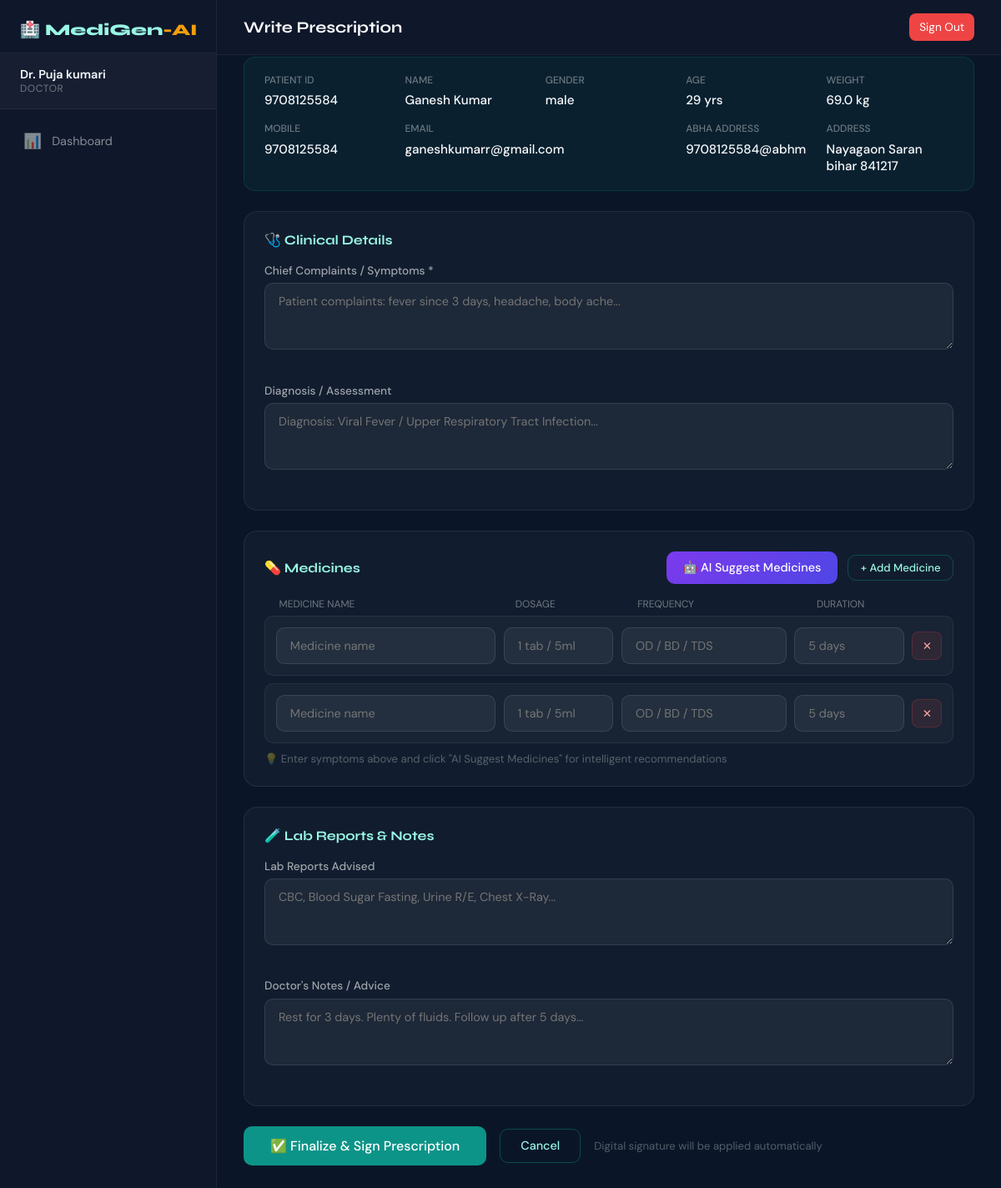
Page /doctor/edit-prescription/RX758819 (signed in) on the committed database.
### app.py (models this page shows)
class User(db.Model):
    id = db.Column(db.Integer, primary_key=True)
    login_id = db.Column(db.String(50), unique=True, nullable=False)
    password_hash = db.Column(db.String(200), nullable=False)
    plain_password = db.Column(db.String(100))  # stored for admin view/reset
    role = db.Column(db.String(20), nullable=False)  # admin, doctor, staff, patient
    name = db.Column(db.String(100), nullable=False)
    email = db.Column(db.String(100))
    mobile = db.Column(db.String(15))
    qualification = db.Column(db.String(200))
    created_at = db.Column(db.DateTime, default=get_india_time)
    is_active = db.Column(db.Boolean, default=True)

class Patient(db.Model):
    id = db.Column(db.Integer, primary_key=True)
    patient_id = db.Column(db.String(20), unique=True, nullable=False)
    user_id = db.Column(db.Integer, db.ForeignKey('user.id'))
    assigned_doctor_id = db.Column(db.Integer, db.ForeignKey('user.id'))
    name = db.Column(db.String(100), nullable=False)
    gender = db.Column(db.String(20))
    mobile = db.Column(db.String(15))
    email = db.Column(db.String(100))
    abha_address = db.Column(db.String(100))
    address = db.Column(db.String(300))
    age = db.Column(db.Integer)
    weight = db.Column(db.Float)
    registered_by = db.Column(db.Integer, db.ForeignKey('user.id'))
    registered_at = db.Column(db.DateTime, default=get_india_time)

### app.py (the view, shortened to what this page needs)
@app.route('/doctor/edit-prescription/<prescription_id>', methods=['GET', 'POST'])
def edit_prescription(prescription_id):
    if session.get('role') != 'doctor':
        return redirect(url_for('login'))
    prescription = Prescription.query.filter_by(
        prescription_id=prescription_id,
        doctor_id=session['user_id']
    ).first_or_404()
    patient = Patient.query.filter_by(
        patient_id=prescription.patient_id
    ).first()
    doctor = User.query.get(session['user_id'])
    return render_template(
        'doctor/write_prescription.html',
        patient=patient,
        doctor=doctor,
        prescription=prescription,
        edit_mode=True
    )

### templates/doctor/write_prescription.html (shortened to what this page needs)
{% extends 'base.html' %}
{% block page_title %}Write Prescription{% endblock %}
{% block sidebar_nav %}
<a href="/doctor" class="nav-item"><span class="icon">📊</span> Dashboard</a>
{% endblock %}
{% block content %}
<div class="patient-info-bar">
    <div class="info-item">
        <label>Patient ID</label>
        <span>{{ patient.patient_id }}</span>
    </div>
    <div class="info-item">
        <label>Name</label>
        <span>{{ patient.name }}</span>
    </div>
    <div class="info-item">
    <label>Gender</label>
    <span>{{ patient.gender or '—' }}</span>
    </div>
    <div class="info-item">
        <label>Age</label>
        <span>{{ patient.age or '—' }} yrs</span>
    </div>
    <div class="info-item">
        <label>Weight</label>
        <span>{{ patient.weight or '—' }} kg</span>
    </div>
    <div class="info-item">
        <label>Mobile</label>
        <span>{{ patient.mobile or '—' }}</span>
    </div>
    <div class="info-item">
    <label>Email</label>
    <span>{{ patient.email or '—' }}</span>
    </div>&nbsp;
    <div class="info-item">
        <label>ABHA Address</label>
        <span>{{ patient.abha_address or '—' }}</span>
    </div>
    <div class="info-item">
    <label>Address</label>
    <span>{{ patient.address or '—' }}</span>
    </div>
</div>
<form method="POST" onsubmit="prepareSubmit()">
    <div class="card">
        <div class="card-title">🩺 Clinical Details</div>
        <div class="form-grid">
            <div class="form-group full">
                <label>Chief Complaints / Symptoms *</label>
                <textarea name="symptoms" id="symptoms-input" placeholder="Patient complaints: fever since 3 days, headache, body ache..." required></textarea>
            </div>
            <div class="form-group full">
                <label>Diagnosis / Assessment</label>
                <textarea name="diagnosis" placeholder="Diagnosis: Viral Fever / Upper Respiratory Tract Infection..."></textarea>
            </div>
        </div>
    </div>
    <div class="card">
        <div style="display:flex;align-items:center;justify-content:space-between;flex-wrap:wrap;gap:1rem;margin-bottom:1rem">
            <div class="card-title" style="margin-bottom:0">💊 Medicines</div>
            <div style="display:flex;align-items:center;gap:0.8rem;flex-wrap:wrap">
                <button type="button" class="ai-btn" id="ai-btn" onclick="getAISuggestions()">🤖 AI Suggest Medicines</button>
                <button type="button" class="btn btn-outline btn-sm" onclick="addMedicineRow()">+ Add Medicine</button>
            </div>
        </div>
        <div class="med-cols">
            <div class="col-header">Medicine Name</div>
            <div class="col-header">Dosage</div>
            <div class="col-header">Frequency</div>
            <div class="col-header">Duration</div>
            <div class="col-header"></div>
        </div>
        <div id="medicines-container"></div>
        <p style="font-size:0.82rem;color:rgba(255,255,255,0.3);margin-top:0.5rem">
            💡 Enter symptoms above and click "AI Suggest Medicines" for intelligent recommendations
        </p>
    </div>
    <div class="card">
        <div class="card-title">🧪 Lab Reports & Notes</div>
        <div class="form-grid">
            <div class="form-group full">
                <label>Lab Reports Advised</label>
                <textarea name="lab_reports" placeholder="CBC, Blood Sugar Fasting, Urine R/E, Chest X-Ray..."></textarea>
            </div>
            <div class="form-group full">
                <label>Doctor's Notes / Advice</label>
                <textarea name="notes" placeholder="Rest for 3 days. Plenty of fluids. Follow up after 5 days..."></textarea>
            </div>
        </div>
    </div>
    <div style="display:flex;gap:1rem;align-items:center">
        <button type="submit" class="btn btn-primary" style="font-size:1rem;padding:0.8rem 2rem">
            ✅ Finalize & Sign Prescription
        </button>
        <a href="/doctor" class="btn btn-outline">Cancel</a>
        <span style="font-size:0.82rem;color:rgba(255,255,255,0.3)">Digital signature will be applied automatically</span>
    </div>
</form>
{% endblock %}

### templates/base.html (shortened to what this page needs)
<!DOCTYPE html>
<html lang="en">
<head>
</head>
<body>
<aside class="sidebar">
    <div class="sidebar-logo">🏥 MediGen<span>-AI</span></div>
    <div class="sidebar-user">
        <div class="user-name">{{ session.name }}</div>
        <div class="user-role">{{ session.role }}</div>
    </div>
    <nav class="sidebar-nav">
        {% block sidebar_nav %}{% endblock %}
    </nav>
</aside>
<main class="main">
    <div class="topbar">
    <div class="page-title"style="margin-right:auto;">
        {% block page_title %}{% endblock %}
    </div>
    <a href="/logout" style="
        background: var(--danger);
        color: white;
        padding: 8px 12px;
        border-radius: 8px;
        text-decoration: none;
        font-size: 0.85rem;">
        Sign Out
    </a>
</div>
    <div class="content">
        {% block content %}{% endblock %}
    </div>
</main>
</body>
</html>

### templates/base.html (style rules this page uses)
:root { --teal: #0d9488; --teal-dark: #0f766e; --teal-light: #99f6e4; --navy: #0f172a; --slate: #1e293b; --white: #f8fafc; --accent: #f59e0b; --danger: #ef4444; --success: #22c55e; --sidebar-w: 260px; }
* { margin: 0; padding: 0; box-sizing: border-box; }
body { font-family: 'DM Sans', sans-serif; background: #0a1628; color: var(--white); display: flex; min-height: 100vh; }
.sidebar { width: var(--sidebar-w); background: var(--navy); border-right: 1px solid rgba(255,255,255,0.06); display: flex; flex-direction: column; position: fixed; top: 0; left: 0; bottom: 0; z-index: 50; }
.sidebar-logo { padding: 1.5rem 1.5rem 1rem; font-family: 'Syne', sans-serif; font-size: 1.2rem; font-weight: 800; color: var(--teal-light); border-bottom: 1px solid rgba(255,255,255,0.06); white-space: nowrap; }
.sidebar-logo span { color: var(--accent); }
.sidebar-user { padding: 1rem 1.5rem; background: rgba(255,255,255,0.03); border-bottom: 1px solid rgba(255,255,255,0.06); }
.user-name { font-weight: 600; font-size: 0.9rem; }
.user-role { font-size: 0.75rem; color: rgba(255,255,255,0.4); text-transform: uppercase; letter-spacing: 0.05em; }
.sidebar-nav { flex: 1; padding: 1rem 0; }
.nav-item { display: flex; align-items: center; gap: 0.7rem; padding: 0.7rem 1.5rem; color: rgba(255,255,255,0.5); text-decoration: none; font-size: 0.9rem; transition: all 0.2s; border-left: 3px solid transparent; }
.nav-item .icon { font-size: 1.1rem; width: 1.5rem; text-align: center; }
.main { margin-left: var(--sidebar-w); flex: 1; display: flex; flex-direction: column; min-height: 100vh; }
.topbar { background: var(--navy); border-bottom: 1px solid rgba(255,255,255,0.06); padding: 1rem 2rem; display: flex; align-items: center; gap: 4px; position: sticky; top: 0; z-index: 40; }
.page-title { font-family: 'Syne', sans-serif; font-size: 1.2rem; font-weight: 700; }
.content { padding:0.1rem 2rem 2rem 2rem; flex: 1; }
.card { background: rgba(255,255,255,0.03); border: 1px solid rgba(255,255,255,0.07); border-radius: 16px; padding: 1.5rem; margin-bottom: 1.5rem; }
.card-title { font-family: 'Syne', sans-serif; font-size: 1rem; font-weight: 700; margin-bottom: 1.2rem; color: var(--teal-light); }
.form-grid { display: grid; grid-template-columns: 1fr 1fr; gap: 1rem; }
.form-group { margin-bottom: 1.2rem; }
.form-group.full { grid-column: 1 / -1; }
label { display: block; font-size: 0.85rem; font-weight: 500; color: rgba(255,255,255,0.6); margin-bottom: 0.4rem; }
input[type=text], input[type=email], input[type=number], input[type=password], textarea, select { width: 100%; background: rgba(255,255,255,0.05); border: 1px solid rgba(255,255,255,0.1); border-radius: 10px; padding: 0.75rem 1rem; color: var(--white); font-family: 'DM Sans', sans-serif; font-size: 0.9rem; transition: border-color 0.2s; outline: none; }
textarea { resize: vertical; min-height: 80px; }
.btn { padding: 0.65rem 1.5rem; border-radius: 10px; border: none; cursor: pointer; font-family: 'DM Sans', sans-serif; font-size: 0.9rem; font-weight: 500; transition: all 0.2s; text-decoration: none; display: inline-flex; align-items: center; gap: 0.4rem; }
.btn-primary { background: var(--teal); color: white; }
.btn-outline { background: transparent; color: var(--teal-light); border: 1px solid rgba(13,148,136,0.4); }
.btn-sm { padding: 0.4rem 0.9rem; font-size: 0.82rem; }

### templates/doctor/write_prescription.html (style rules this page uses)
.patient-info-bar { background: rgba(13,148,136,0.08); border: 1px solid rgba(13,148,136,0.2); border-radius: 14px; padding: 1.2rem 1.5rem; display: grid; grid-template-columns: repeat(auto-fit, minmax(140px, 1fr)); gap: 1rem; margin-bottom: 1.5rem; }
.info-item label { font-size: 0.75rem; color: rgba(255,255,255,0.4); text-transform: uppercase; }
.info-item span { display: block; font-size: 0.95rem; font-weight: 500; color: var(--white); margin-top: 0.2rem; }
.ai-btn { background: linear-gradient(135deg, #7c3aed, #4f46e5); color: white; border: none; border-radius: 10px; padding: 0.65rem 1.2rem; cursor: pointer; font-family: 'DM Sans', sans-serif; font-size: 0.9rem; font-weight: 500; transition: all 0.2s; display: inline-flex; align-items: center; gap: 0.5rem; }
.col-header { font-size: 0.75rem; color: rgba(255,255,255,0.4); text-transform: uppercase; padding: 0 0.3rem; }
.med-cols { display: grid; grid-template-columns: 2fr 1fr 1.5fr 1fr auto; gap: 0.6rem; margin-bottom: 0.4rem; padding: 0 0.8rem; }

### rows in the picture
User: name "Dr. Puja kumari", role "DOCTOR"
Patient: patient_id "9708125584", name "Ganesh Kumar", gender "male", age "29", weight "69.0", mobile "9708125584", email "ganeshkumarr@gmail.com", abha_address "9708125584@abhm", address "Nayagaon Saran bihar 841217"
